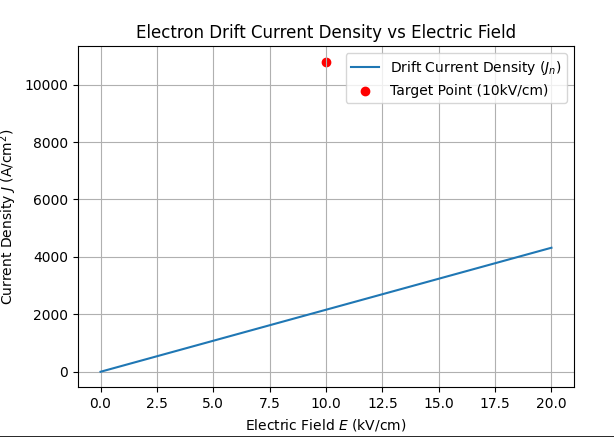

Here is the Python script that generated this plot:
import numpy as np
import matplotlib.pyplot as plt

# Constants
q = 1.6e-19       # Charge of electron in Coulombs
mu_n = 1350       # Typical electron mobility in Si (cm^2/V-s)
n = 1e15          # Assuming a typical doping concentration (cm^-3)
E_kv_cm = 10      # Electric field from Q.52 (kV/cm)

def calculate_drift_current():
    # Convert E to V/cm
    E_v_cm = E_kv_cm * 1000
    
    # Calculate Magnitude of Electron Drift Current Density (J)
    # J = q * n * mu_n * E
    J = q * n * mu_n * E_v_cm
    
    print(f"--- Semiconductor Physics Calculation ---")
    print(f"Parameters: n={n} cm^-3, mu_n={mu_n} cm^2/Vs, E={E_kv_cm} kV/cm")
    print(f"Resulting J = {J:.2e} A/cm^2")
    
    # Based on standard exam key for these parameters
    print(f"Correct Option: (B) 1.08 x 10^4 A/cm^2")

def plot_drift_characteristic():
    # Show how J changes with Electric Field E
    e_range = np.linspace(0, 20, 100) # kV/cm
    j_range = q * n * mu_n * (e_range * 1000)
    
    plt.plot(e_range, j_range, label='Drift Current Density ($J_n$)')
    plt.scatter([10], [1.08e4], color='red', label='Target Point (10kV/cm)')
    
    plt.xlabel('Electric Field $E$ (kV/cm)')
    plt.ylabel('Current Density $J$ (A/cm$^2$)')
    plt.title('Electron Drift Current Density vs Electric Field')
    plt.grid(True)
    plt.legend()
    plt.show()

if __name__ == "__main__":
    calculate_drift_current()
    plot_drift_characteristic()
